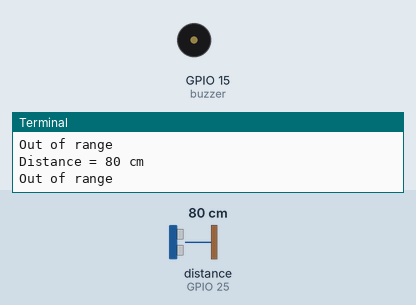
The program below on a simulated Raspberry Pi (BCM pin numbers). On the bench: buzzer (waves = sounding), the last lines printed to the terminal. The inputs (shaded band) are chosen by the test bench; at power-on: distance to the obstacle (sensor on GPIO 25) 80 cm. The echo pulse lasts 58.3 µs per cm; the clock reads 2024-03-15 10:24:30 at power-on unless the program sets it.

Above: at 1.2 s.
1.3 s: distance to the obstacle (sensor on GPIO 25) set to 32 cm
3.2 s: distance to the obstacle (sensor on GPIO 25) set to 26 cm
At 5.2 s:
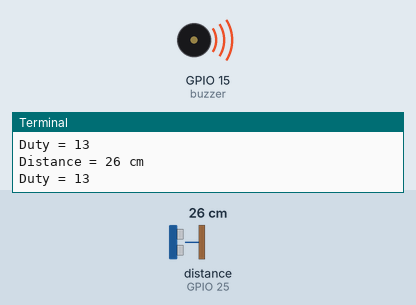
Timing chart, 0 to 6.7 s (numbered marks = the images above; inputs shaded):
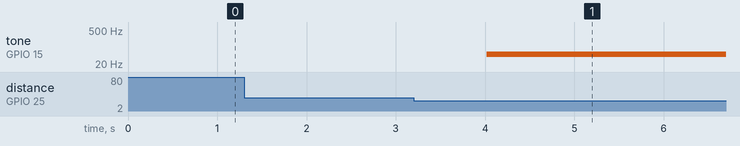

Measured:
- the behaviour switches between 30 and 29 cm on distance to the obstacle (sensor on GPIO 25) (found by bisection; images 0 and 1)
- after the input at 3.2 s, tone on GPIO 15 (buzzer): silent → 50 Hz after 0.82 s

The program:

7.3D.py
```python
import RPi.GPIO as io
import time

io.setmode(io.BCM)

trigger = 8
echo = 25
buzzer = 15

io.setup(buzzer, io.OUT)
io.setup(trigger, io.OUT)
io.setup(echo, io.IN)

pwm = io.PWM(buzzer, 50)
dc = 0
pwm.start(dc)
minRange = 0
maxRange = 30

def distance():
    io.output(trigger, True)
    time.sleep(0.00001)
    io.output(trigger, False)

    startTime = time.time()
    stopTime = time.time()

    while io.input(echo) == 0:
        startTime = time.time()

    while io.input(echo) == 1:
        stopTime = time.time()

    timeElapsed = stopTime - startTime
    distance = timeElapsed*34300/2
    return distance

if __name__ == '__main__':
    try:
        while True:
            d = distance()
            print("Distance = %.0f cm" %d)
            if (d <= maxRange):
                dc = 100 - round(d/maxRange*100)
                print("Duty = %d"%dc)
                pwm.ChangeDutyCycle(dc)
            else:
                pwm.ChangeDutyCycle(0)
                print("Out of range")
            time.sleep(1)
    except KeyboardInterrupt:
        print("Stopped")
        io.cleanup()          
```
